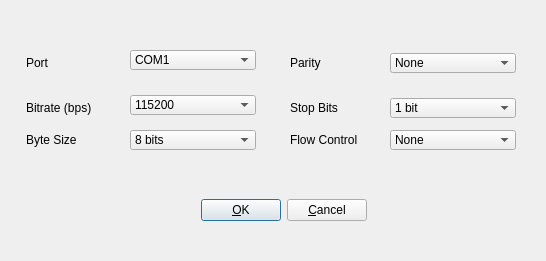
<?xml version="1.0" encoding="UTF-8"?>
<ui version="4.0">
 <class>serial</class>
 <widget class="QDialog" name="serial">
  <property name="geometry">
   <rect>
    <x>0</x>
    <y>0</y>
    <width>546</width>
    <height>261</height>
   </rect>
  </property>
  <property name="windowTitle">
   <string>Dialog</string>
  </property>
  <widget class="QComboBox" name="BitRate">
   <property name="enabled">
    <bool>true</bool>
   </property>
   <property name="geometry">
    <rect>
     <x>130</x>
     <y>95</y>
     <width>126</width>
     <height>20</height>
    </rect>
   </property>
   <property name="toolTip">
    <string/>
   </property>
   <property name="currentIndex">
    <number>9</number>
   </property>
   <item>
    <property name="text">
     <string>300</string>
    </property>
   </item>
   <item>
    <property name="text">
     <string>600</string>
    </property>
   </item>
   <item>
    <property name="text">
     <string>1200</string>
    </property>
   </item>
   <item>
    <property name="text">
     <string>2400</string>
    </property>
   </item>
   <item>
    <property name="text">
     <string>4800</string>
    </property>
   </item>
   <item>
    <property name="text">
     <string>9600</string>
    </property>
   </item>
   <item>
    <property name="text">
     <string>19200</string>
    </property>
   </item>
   <item>
    <property name="text">
     <string>38400</string>
    </property>
   </item>
   <item>
    <property name="text">
     <string>57600</string>
    </property>
   </item>
   <item>
    <property name="text">
     <string>115200</string>
    </property>
   </item>
   <item>
    <property name="text">
     <string>230400</string>
    </property>
   </item>
  </widget>
  <widget class="QComboBox" name="Parity">
   <property name="enabled">
    <bool>true</bool>
   </property>
   <property name="geometry">
    <rect>
     <x>390</x>
     <y>53</y>
     <width>126</width>
     <height>20</height>
    </rect>
   </property>
   <property name="toolTip">
    <string/>
   </property>
   <item>
    <property name="text">
     <string>None</string>
    </property>
   </item>
   <item>
    <property name="text">
     <string>Even</string>
    </property>
   </item>
   <item>
    <property name="text">
     <string>Odd</string>
    </property>
   </item>
  </widget>
  <widget class="QLabel" name="Label3">
   <property name="enabled">
    <bool>true</bool>
   </property>
   <property name="geometry">
    <rect>
     <x>26</x>
     <y>53</y>
     <width>126</width>
     <height>20</height>
    </rect>
   </property>
   <property name="toolTip">
    <string/>
   </property>
   <property name="text">
    <string>Port</string>
   </property>
  </widget>
  <widget class="QLabel" name="Label1">
   <property name="enabled">
    <bool>true</bool>
   </property>
   <property name="geometry">
    <rect>
     <x>26</x>
     <y>98</y>
     <width>126</width>
     <height>20</height>
    </rect>
   </property>
   <property name="toolTip">
    <string/>
   </property>
   <property name="text">
    <string>Bitrate (bps)</string>
   </property>
  </widget>
  <widget class="QComboBox" name="ByteSize">
   <property name="enabled">
    <bool>true</bool>
   </property>
   <property name="geometry">
    <rect>
     <x>130</x>
     <y>130</y>
     <width>126</width>
     <height>20</height>
    </rect>
   </property>
   <property name="toolTip">
    <string/>
   </property>
   <property name="currentIndex">
    <number>1</number>
   </property>
   <item>
    <property name="text">
     <string>7 bits</string>
    </property>
   </item>
   <item>
    <property name="text">
     <string>8 bits</string>
    </property>
   </item>
  </widget>
  <widget class="QWidget" name="widget" native="true">
   <property name="geometry">
    <rect>
     <x>130</x>
     <y>190</y>
     <width>308</width>
     <height>41</height>
    </rect>
   </property>
   <layout class="QHBoxLayout" name="horizontalLayout_2">
    <item>
     <spacer name="horizontalSpacer">
      <property name="orientation">
       <enum>Qt::Horizontal</enum>
      </property>
      <property name="sizeHint" stdset="0">
       <size>
        <width>58</width>
        <height>20</height>
       </size>
      </property>
     </spacer>
    </item>
    <item>
     <widget class="QPushButton" name="BtnOk">
      <property name="enabled">
       <bool>true</bool>
      </property>
      <property name="toolTip">
       <string/>
      </property>
      <property name="text">
       <string>&amp;OK</string>
      </property>
      <property name="autoDefault">
       <bool>true</bool>
      </property>
      <property name="default">
       <bool>true</bool>
      </property>
     </widget>
    </item>
    <item>
     <widget class="QPushButton" name="BtnCancel">
      <property name="enabled">
       <bool>true</bool>
      </property>
      <property name="toolTip">
       <string/>
      </property>
      <property name="text">
       <string>&amp;Cancel</string>
      </property>
     </widget>
    </item>
    <item>
     <spacer name="horizontalSpacer_2">
      <property name="orientation">
       <enum>Qt::Horizontal</enum>
      </property>
      <property name="sizeHint" stdset="0">
       <size>
        <width>58</width>
        <height>20</height>
       </size>
      </property>
     </spacer>
    </item>
   </layout>
  </widget>
  <widget class="QLabel" name="Label4">
   <property name="enabled">
    <bool>true</bool>
   </property>
   <property name="geometry">
    <rect>
     <x>290</x>
     <y>53</y>
     <width>126</width>
     <height>20</height>
    </rect>
   </property>
   <property name="toolTip">
    <string/>
   </property>
   <property name="text">
    <string>Parity</string>
   </property>
  </widget>
  <widget class="QComboBox" name="FlowCtr">
   <property name="enabled">
    <bool>true</bool>
   </property>
   <property name="geometry">
    <rect>
     <x>390</x>
     <y>130</y>
     <width>126</width>
     <height>20</height>
    </rect>
   </property>
   <property name="toolTip">
    <string/>
   </property>
   <item>
    <property name="text">
     <string>None</string>
    </property>
   </item>
   <item>
    <property name="text">
     <string>RTS/CTS</string>
    </property>
   </item>
   <item>
    <property name="text">
     <string>XON/XOFF</string>
    </property>
   </item>
  </widget>
  <widget class="QComboBox" name="StopBits">
   <property name="enabled">
    <bool>true</bool>
   </property>
   <property name="geometry">
    <rect>
     <x>390</x>
     <y>98</y>
     <width>126</width>
     <height>20</height>
    </rect>
   </property>
   <property name="toolTip">
    <string/>
   </property>
   <item>
    <property name="text">
     <string>1 bit</string>
    </property>
   </item>
   <item>
    <property name="text">
     <string>2 bits</string>
    </property>
   </item>
  </widget>
  <widget class="QLabel" name="Label2">
   <property name="enabled">
    <bool>true</bool>
   </property>
   <property name="geometry">
    <rect>
     <x>26</x>
     <y>130</y>
     <width>126</width>
     <height>20</height>
    </rect>
   </property>
   <property name="toolTip">
    <string/>
   </property>
   <property name="text">
    <string>Byte Size</string>
   </property>
  </widget>
  <widget class="QLabel" name="Label5">
   <property name="enabled">
    <bool>true</bool>
   </property>
   <property name="geometry">
    <rect>
     <x>290</x>
     <y>98</y>
     <width>126</width>
     <height>20</height>
    </rect>
   </property>
   <property name="toolTip">
    <string/>
   </property>
   <property name="text">
    <string>Stop Bits</string>
   </property>
  </widget>
  <widget class="QComboBox" name="Port">
   <property name="enabled">
    <bool>true</bool>
   </property>
   <property name="geometry">
    <rect>
     <x>130</x>
     <y>50</y>
     <width>126</width>
     <height>20</height>
    </rect>
   </property>
   <property name="toolTip">
    <string/>
   </property>
   <item>
    <property name="text">
     <string>COM1</string>
    </property>
   </item>
  </widget>
  <widget class="QLabel" name="Label8">
   <property name="enabled">
    <bool>true</bool>
   </property>
   <property name="geometry">
    <rect>
     <x>290</x>
     <y>130</y>
     <width>126</width>
     <height>20</height>
    </rect>
   </property>
   <property name="toolTip">
    <string/>
   </property>
   <property name="text">
    <string>Flow Control</string>
   </property>
  </widget>
 </widget>
 <resources/>
 <connections/>
</ui>
